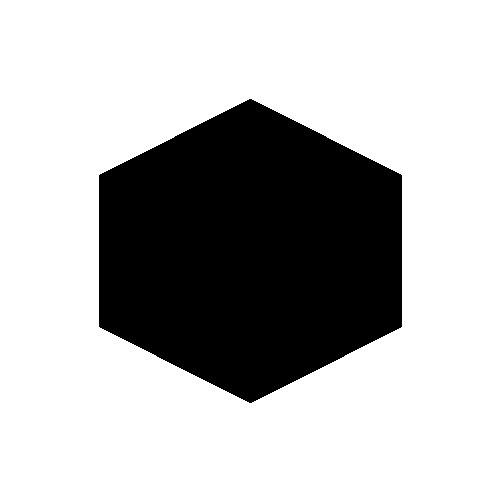
//> input picture Digital_Image_Processing_2021/11w/obj_4.png, 500 x 500 px
$ ./week11_hw2   (built with g++ and OpenCV 4)
//> lines starting //> are read from the running program, lines starting //| are printed output that depends on the picture; after the words box and inside, x2 and y2 are one past the last pixel; in counts of white or black regions, pixels touching at a corner belong together
#include <iostream>
#include <algorithm>
#include <vector>
#include <ctime>
#include "opencv2/highgui/highgui.hpp"
#include "opencv2/imgproc/imgproc.hpp"
#include "opencv2/imgcodecs/imgcodecs.hpp"
#include "opencv2/photo.hpp"
#include "opencv2/imgcodecs.hpp"
#include "opencv2/objdetect/objdetect.hpp"
#include "opencv2/features2d.hpp"

using namespace cv;
using namespace std;

Mat cvHarrisCorner(Mat img);
int cvBlobDetection(Mat img);
void FindNPolyGon(Mat img);

Mat cvHarrisCorner(Mat img) {

	resize(img, img, Size(500, 500), 0, 0, INTER_CUBIC);

	Mat gray;
	cvtColor(img, gray, CV_BGR2GRAY);

	//<Do harris corner detection>
	Mat harr;
	cornerHarris(gray, harr, 3, 3, 0.05, BORDER_DEFAULT);
	normalize(harr, harr, 0, 255, NORM_MINMAX, CV_32FC1, Mat());

	//<Get abs for Harris visualization>
	Mat harr_abs;
	convertScaleAbs(harr, harr_abs);

	//<print corners>
	int thresh =125;
	Mat result = img.clone();
	for (int y = 0; y < harr.rows; y += 1) {
		for (int x = 0; x < harr.cols; x += 1) {
			if ((int)harr.at<float>(y, x) > thresh) {
				circle(result, Point(x, y), 7, Scalar(255, 0, 255), 0, 4, 0);
			}
		}
	}

	return result;

}

int cvBlobDetection(Mat img) {

	//<set Params>
	SimpleBlobDetector::Params params;
	params.minThreshold = 10;
	params.maxThreshold = 150;
	params.filterByArea = true;
	params.minArea = 10;
	params.maxArea =100;
	params.filterByCircularity = true;
	params.minCircularity = 0.7;
	params.filterByConvexity = true;
	params.minConvexity = 0.7;
	params.filterByInertia = true;
	params.minInertiaRatio = 0.01;


	//<set blob detector>
	Ptr<SimpleBlobDetector> detector = SimpleBlobDetector::create(params);

	//<Detect blobs>
	std::vector<KeyPoint> keypoints;
	detector->detect(img, keypoints);

	//<Draw blobs>
	Mat result;
	drawKeypoints(img, keypoints, result, Scalar(0, 255,0), DrawMatchesFlags::DRAW_RICH_KEYPOINTS);

	imshow("detection_img", result);
	waitKey(0);
	int count = keypoints.size();

	return count;
}

void FindNPolyGon(Mat img) {
	Mat con = cvHarrisCorner(img);
	int cnt = cvBlobDetection(con);
	string polygon = "n";
	if (cnt == 3) polygon = "Triangle";
	else if (cnt == 4) polygon = "Square";
	else if (cnt == 5) polygon = "Pentagon";
	else if (cnt == 6) polygon = "Hexagon";

	cout << "This polygon is " << polygon << endl;
}


int main() {


	vector<Mat> images;
	int numImages = 4;
	static const char* filenames[] = { "./11w/obj_4.png", "./11w/obj_3.png", "./11w/obj_2.png", "./11w/obj_1.png" };
	for (int i = 0; i < numImages; i++) {
		Mat im = imread(filenames[i]);
//> im is the input picture: 500 rows x 500 cols, CV_8UC3; 72.3% white; 1 black region, box (x1, y1, x2, y2) and area: (99, 99, 402, 403) 69178
		images.push_back(im);
	}

	for (int i = 0; i < numImages; i++) {
		if (images[i].empty()) {
			cout << "Empty image!\n";
			exit(-1);
		}
		cout <<"[ "<< filenames[i] << " ] image decteting..." << endl;
		FindNPolyGon(images[i]);
	}
//> this loop made 4 passes
//> pass 1, in cvBlobDetection, `imshow("detection_img", result);`:
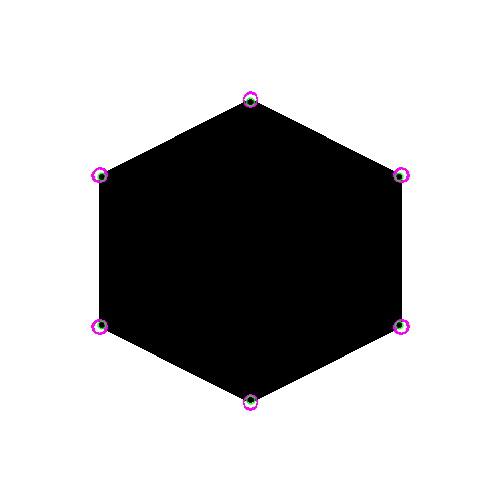
//> window 'detection_img': 500 rows x 500 cols, CV_8UC3; mean B, G, R 184.6, 184.1, 184.6
//> pass 2, in cvBlobDetection (call 2), `imshow("detection_img", result);`:
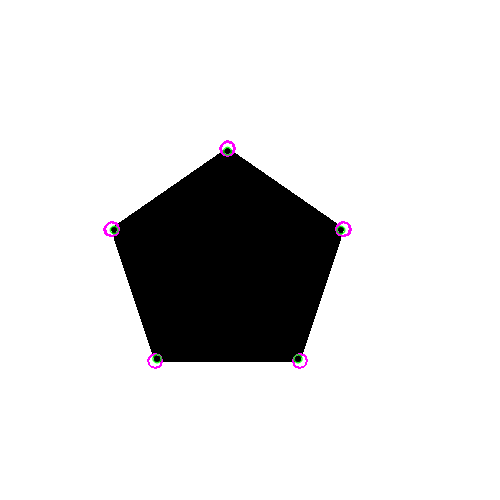
//> window 'detection_img': 500 rows x 500 cols, CV_8UC3; mean B, G, R 219.6, 219.3, 219.6

	// [8 lines of commented-out code are left out]

	return 0;
}
